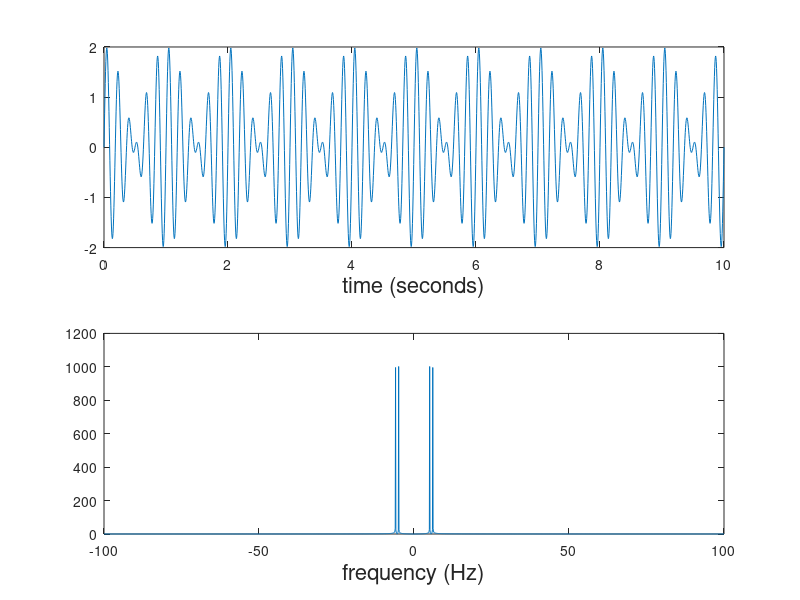

The MATLAB script that drew this image:
%Example #1

close all; clear all;  

T=10; % total time period over which signal was sampled
fs=200; % Sampling rate

t=0.0:1/fs:T;
y1=sin(2*pi*5*t);
y2=sin(2*pi*6*t);
y3=sin(2*pi*15*t);
y4=sin(2*pi*20*t);
y5=sin(2*pi*25*t);

y=y1+y2;%y3+y4+y5;

subplot(2,1,1), plot(t,y);
xlabel('time (seconds)','FontSize',16);

y1f=fft(y1);
yf=fft(y);
y1m=fftshift(abs(y1f));
yfm=fftshift(abs(yf));

f=linspace((-1*(max(size(t))-1))/2,(max(size(t))-1)/2,max(size(t))-1)*fs/(max(size(t))-1);

subplot(2,1,2),plot(f,yfm(1:max(size(t))-1));
xlabel('frequency (Hz)','FontSize',16);